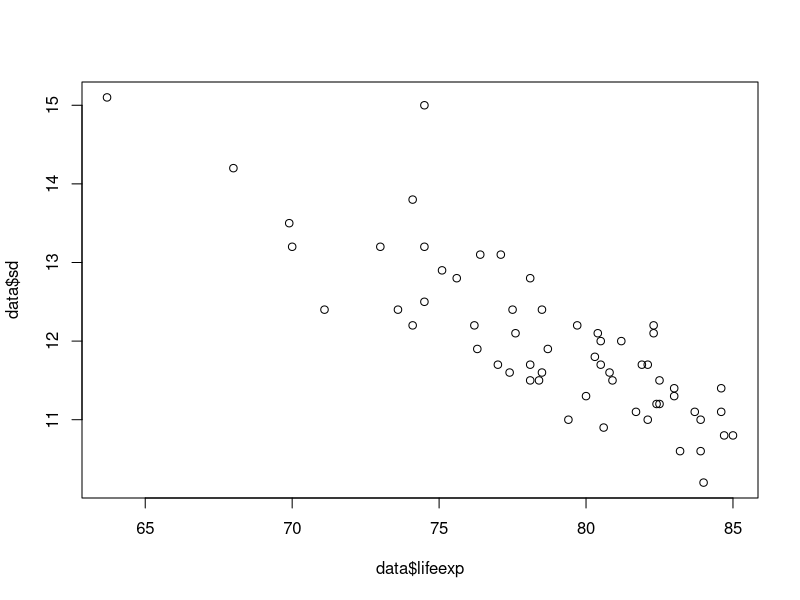
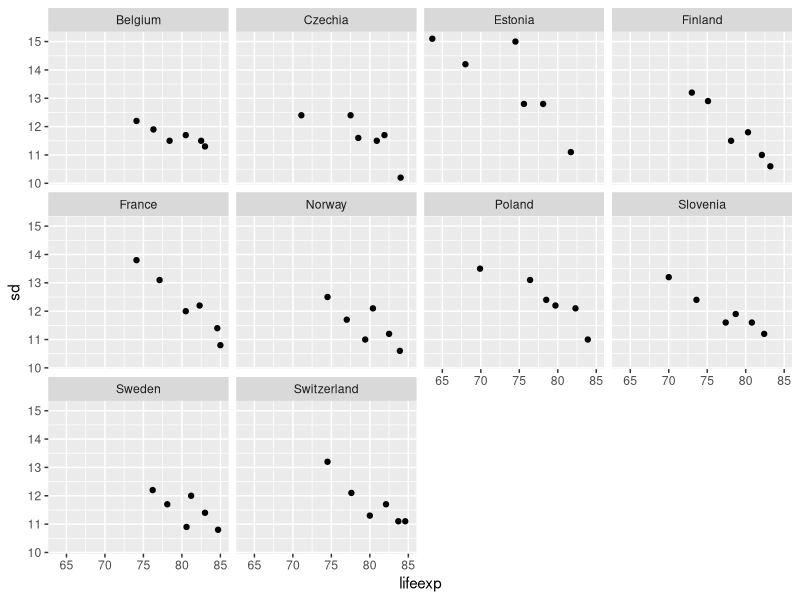
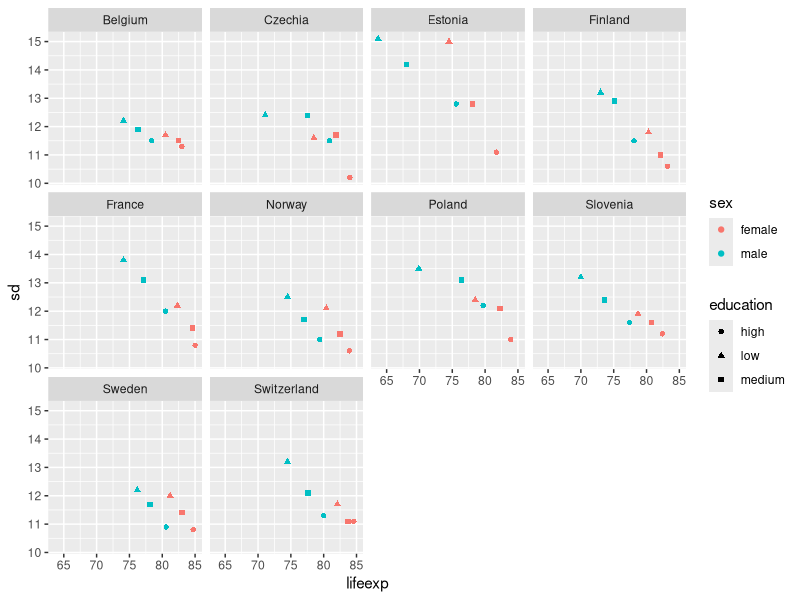
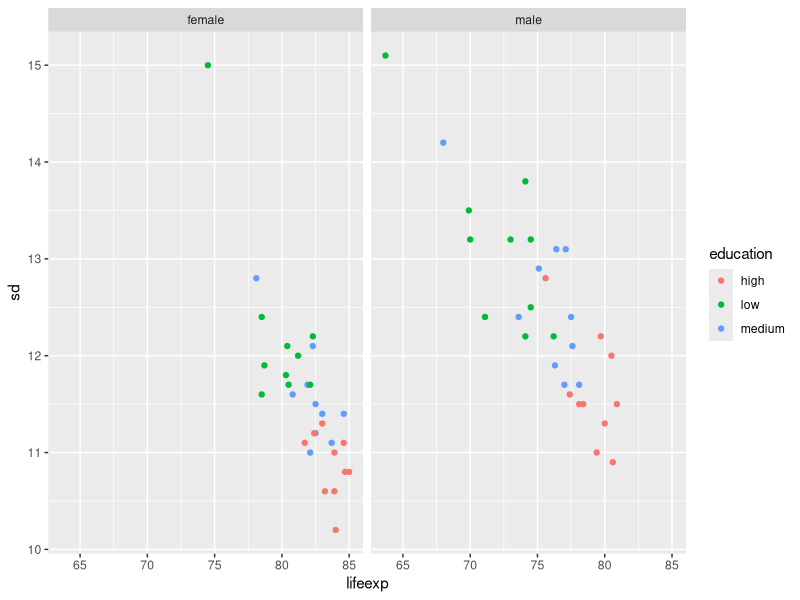
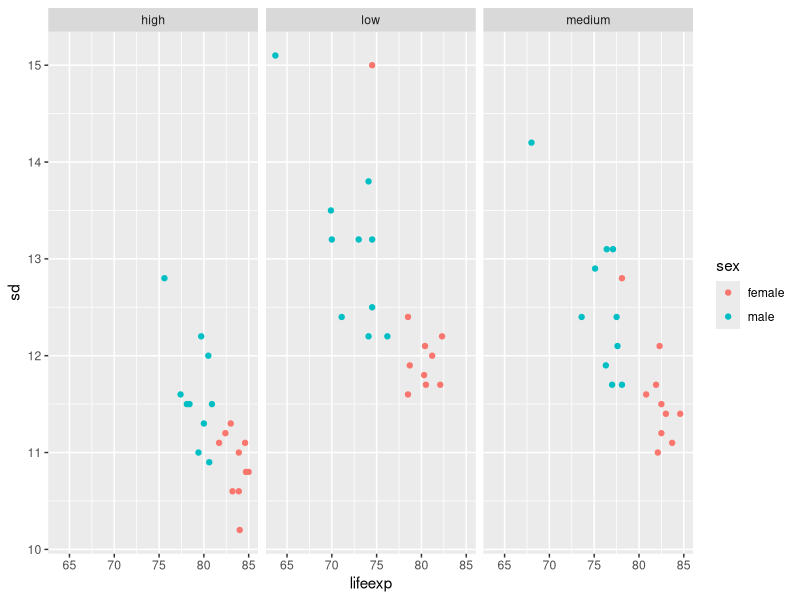

Source code (R) for these figures, in order:
library(tidyr)
tmp <- read.csv('life_exp.csv') %>% pivot_longer(c(starts_with(c('le','sd')))) %>%
    separate(name, into = c('type','sex','education'), sep = "_")

## Hacky: this manipulation to get separate columns for life expectancy and sd
## could be done more elegantly.
data <- tmp[tmp$type == 'le', ]
sd <- tmp[tmp$type == 'sd', ]

names(data)[5] <- 'lifeexp'
data$sd <- sd$value

plot(data$lifeexp, data$sd)

## Some different ways to display the relationships.

library(ggplot2)

ggplot(data, aes(x = lifeexp, y = sd)) + geom_point() + facet_wrap(~country)
ggplot(data, aes(x = lifeexp, y = sd)) + geom_point(aes(color = sex, shape = education)) + facet_wrap(~country)

ggplot(data, aes(x = lifeexp, y = sd)) + geom_point(aes(color = education)) + facet_wrap(~sex)

ggplot(data, aes(x = lifeexp, y = sd)) + geom_point(aes(color = sex)) + facet_wrap(~education)

